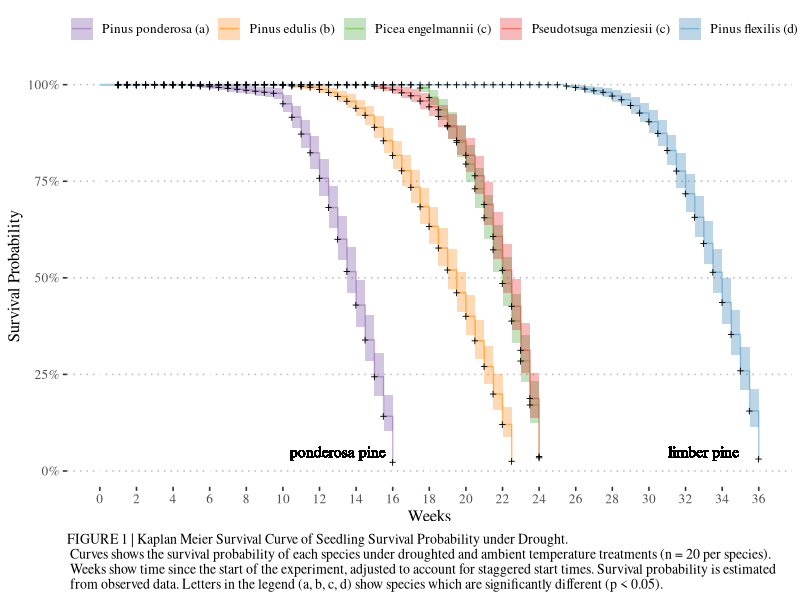
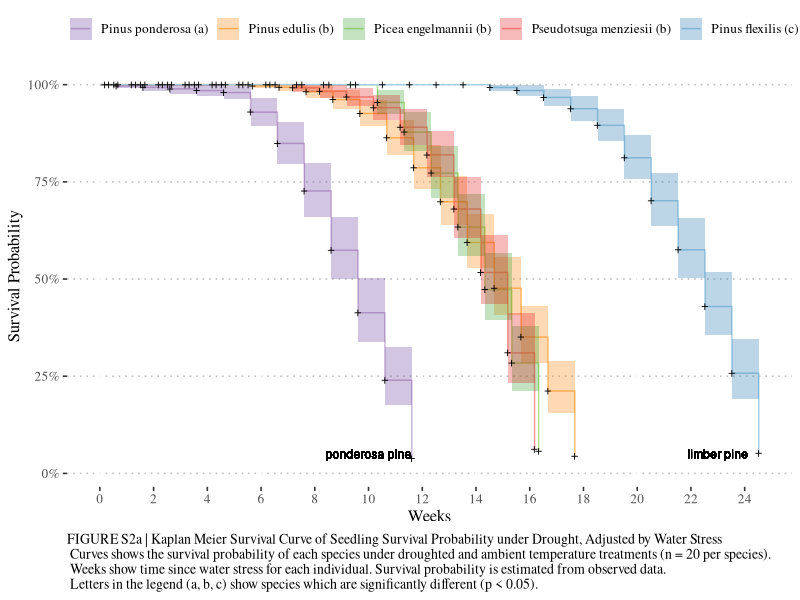
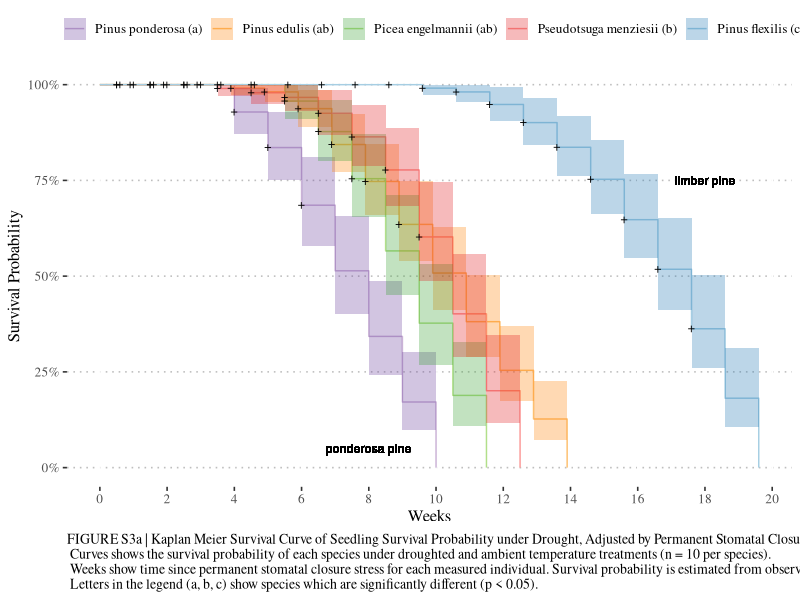
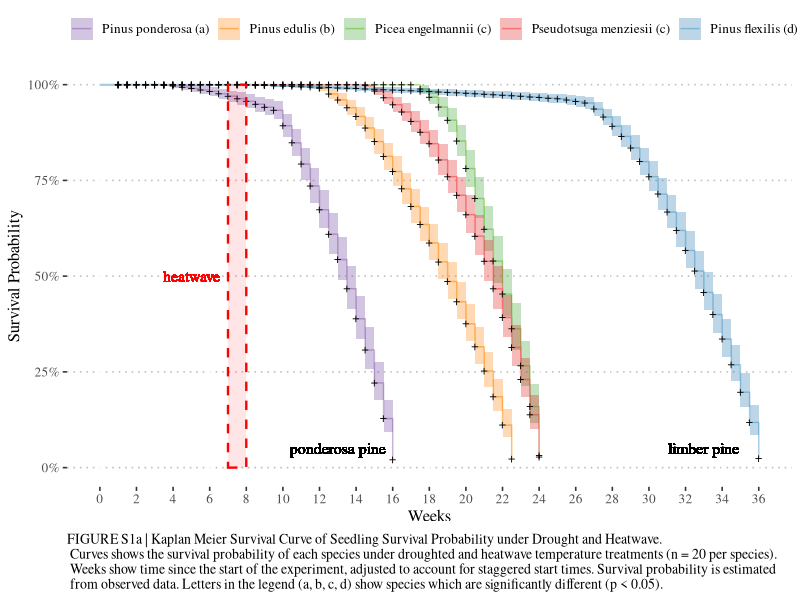
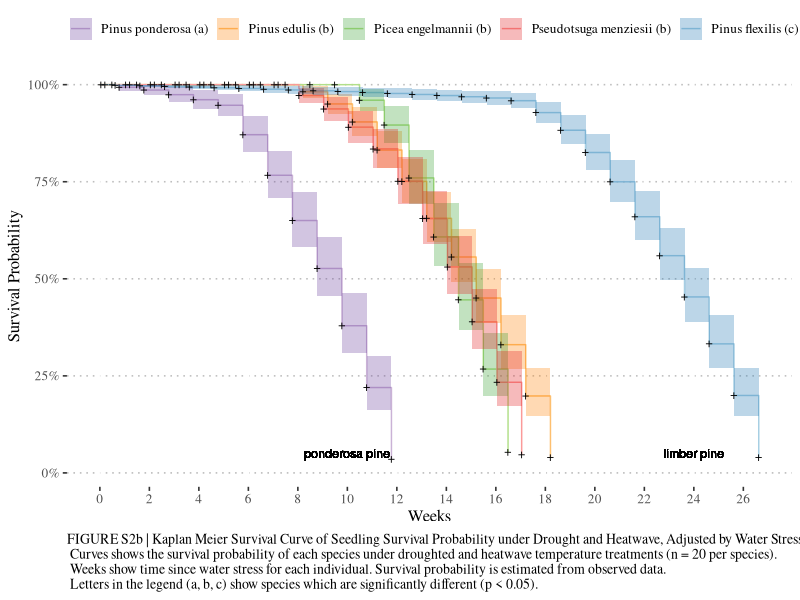
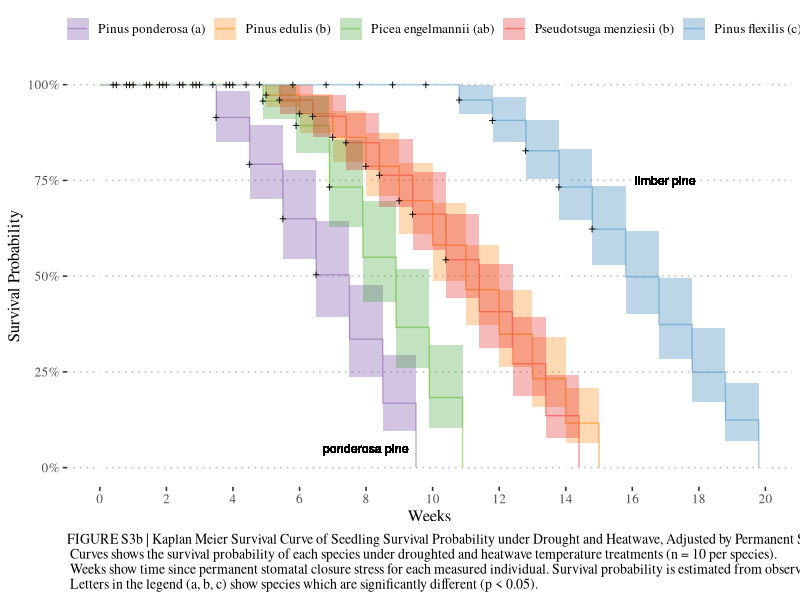
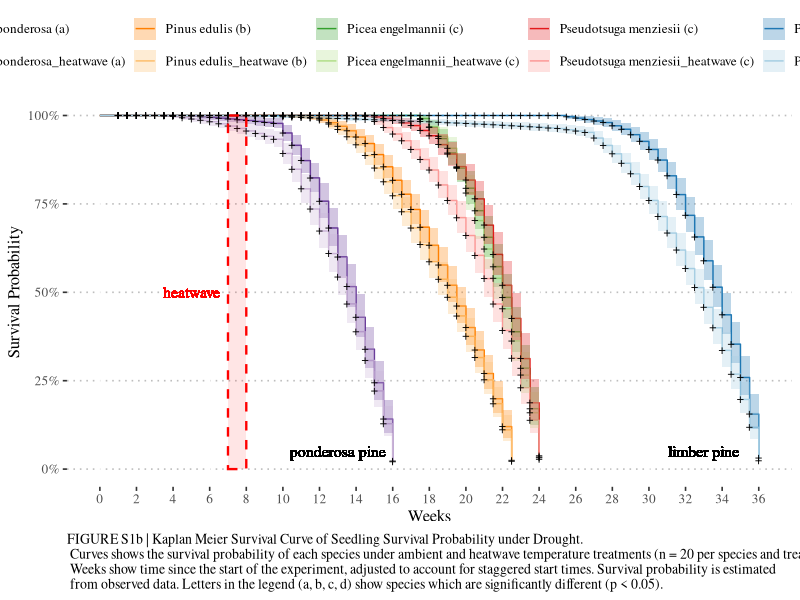
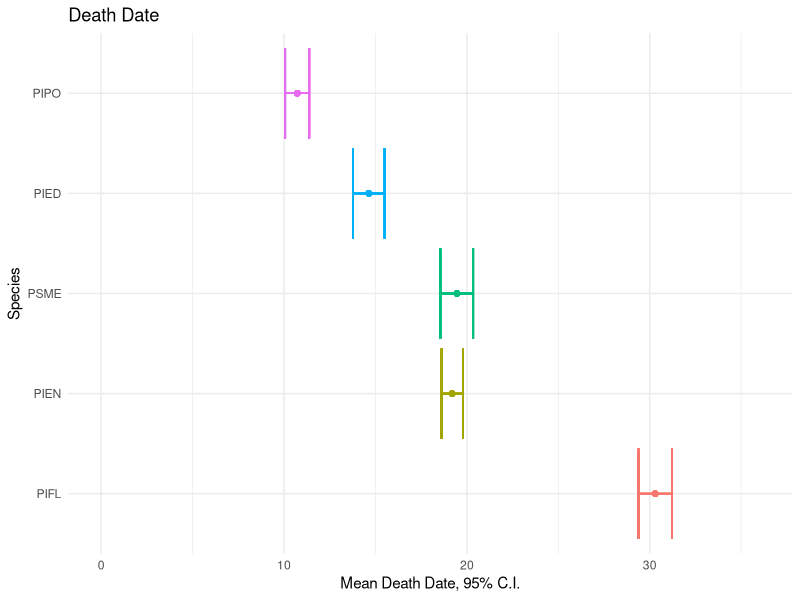

These charts were generated, in order, by the following R code: (Note: this script raises an error after producing the figures.)
#kaplan meier survival curve analysis
#Alexandra Lalor
#allielalor@arizona.edu
#allielalor@gmail.com
#First created: 2022-02-01
#Last updated: 2022-08-27

#load packages
library(tidyverse)
library(survival) # core survival analysis function
library(survminer) # recommended for visualizing survival curves
library(ggplot2)
library(ggfortify)

#read CSVs
Phase1_Data_All <- read_csv("data_analysis/Phase1_Data_All.csv")

#add stress adjustments
Phase1_Data_All <- Phase1_Data_All %>% 
  mutate(WeightAdj = Week - Stress_Week_Avg_Weight,
         PorometerAdj = Week - Stress_Week_Avg_Porometer)

#define custom color scale
myColorsPaired <- c("#6A3D9A", "#CAB2D6", "#FF7F00", "#FDBF6F",  "#33A02C", "#B2DF8A", "#E31A1C", "#FB9A99", "#1F78B4", "#A6CEE3")
myColorsDark <- c("#6A3D9A", "#FF7F00", "#33A02C", "#E31A1C", "#1F78B4")
myColorsLight <- c("#CAB2D6", "#FDBF6F", "#B2DF8A", "#FB9A99", "#A6CEE3")

# names(myColorsPaired) <- levels(Phase1_Data_All_w$Legend)
# names(myColorsDark) <- levels(Phase1_Data_All_w$Legend)
# names(myColorsLight) <- levels(Phase1_Data_All_w$Legend)
# custom_colors <- scale_colour_manual(values = myColorsLight)
# custom_colors_fill <- scale_fill_manual(values = myColorsDark)

################################################################################
# KM curve - Ambient

Phase1_Data_All_amb <- Phase1_Data_All %>%
  mutate(Legend = ScientificName) %>% 
  mutate(Legend = ifelse(Legend == "Pinus ponderosa", "Pinus ponderosa (a)",
                ifelse(Legend == "Pinus edulis", "Pinus edulis (b)",
                       ifelse(Legend == "Picea engelmannii", "Picea engelmannii (c)",
                              ifelse(Legend == "Pseudotsuga menziesii", "Pseudotsuga menziesii (c)", "Pinus flexilis (d)")))))
Phase1_Data_All_amb$Legend <- as.factor(Phase1_Data_All_amb$Legend)
Phase1_Data_All_amb <-
  transform(Phase1_Data_All_amb, Legend = factor(Legend, levels = c("Pinus ponderosa (a)", "Pinus edulis (b)", "Picea engelmannii (c)", "Pseudotsuga menziesii (c)", "Pinus flexilis (d)")))
levels(Phase1_Data_All_amb$Legend)

#filter data
Phase1_Data_All_amb <- Phase1_Data_All_amb %>% 
  filter(Treatment_temp == "Ambient")

#define colors
#names(myColorsPaired) <- levels(Phase1_Data_All_amb$Legend)
names(myColorsDark) <- levels(Phase1_Data_All_amb$Legend)
names(myColorsLight) <- levels(Phase1_Data_All_amb$Legend)
custom_colors <- scale_colour_manual(values = myColorsLight)
custom_colors_fill <- scale_fill_manual(values = myColorsDark)

#Kaplan Meier Survival Curve - combined
km_species_fit <- survfit(Surv(Week, Dead_Count)~Legend, data = Phase1_Data_All_amb)

autoplot(km_species_fit) +
  scale_x_continuous(breaks = seq(0 , 36, by = 2)) +
  xlab("Weeks") +
  ylab("Survival Probability") +
  geom_text(label = "ponderosa pine",
            x = 13, y = 0.05, color = "black", size = 4, family = "serif") +
  geom_text(label = "limber pine",
            x = 33, y = 0.05, color = "black", size = 4, family = "serif") +
  labs(color = "", fill = "",
       caption = "FIGURE 1 | Kaplan Meier Survival Curve of Seedling Survival Probability under Drought. \n Curves shows the survival probability of each species under droughted and ambient temperature treatments (n = 20 per species). \n Weeks show time since the start of the experiment, adjusted to account for staggered start times. Survival probability is estimated \n from observed data. Letters in the legend (a, b, c, d) show species which are significantly different (p < 0.05).") +
  theme_pubclean() +
  custom_colors + 
  custom_colors_fill +
  theme(text = element_text(family = "serif"),
        plot.caption = element_text(hjust = 0,
                                    family = "serif",
                                    #face = "bold",
                                    size = 10))

################################################################################
# KM curve - Ambient Weight

Phase1_Data_All_amb_w <- Phase1_Data_All %>%
  mutate(Legend = ScientificName) %>% 
  mutate(Legend = ifelse(Legend == "Pinus ponderosa", "Pinus ponderosa (a)",
                         ifelse(Legend == "Pinus edulis", "Pinus edulis (b)",
                                ifelse(Legend == "Picea engelmannii", "Picea engelmannii (b)",
                                       ifelse(Legend == "Pseudotsuga menziesii", "Pseudotsuga menziesii (b)", "Pinus flexilis (c)")))))
Phase1_Data_All_amb_w$Legend <- as.factor(Phase1_Data_All_amb_w$Legend)
Phase1_Data_All_amb_w <-
  transform(Phase1_Data_All_amb_w, Legend = factor(Legend, levels = c("Pinus ponderosa (a)", "Pinus edulis (b)", "Picea engelmannii (b)", "Pseudotsuga menziesii (b)", "Pinus flexilis (c)")))
levels(Phase1_Data_All_amb_w$Legend)

#adjustments
Phase1_Data_All_amb_w <- Phase1_Data_All_amb_w %>% 
  filter(WeightAdj > 0)

#filter data
Phase1_Data_All_amb_w <- Phase1_Data_All_amb_w %>% 
  filter(Treatment_temp == "Ambient")

#define colors
#names(myColorsPaired) <- levels(Phase1_Data_All_amb_w$Legend)
names(myColorsDark) <- levels(Phase1_Data_All_amb_w$Legend)
names(myColorsLight) <- levels(Phase1_Data_All_amb_w$Legend)
custom_colors <- scale_colour_manual(values = myColorsLight)
custom_colors_fill <- scale_fill_manual(values = myColorsDark)

#KM curve
km_species_fit_stress_w <- survfit(Surv(WeightAdj, Dead_Count)~Legend, data = Phase1_Data_All_amb_w)


autoplot(km_species_fit_stress_w) +
  scale_x_continuous(breaks = seq(0 , 26, by = 2)) +
  xlab("Weeks") +
  ylab("Survival Probability") +
  geom_text(label = "ponderosa pine",
            x = 10, y = 0.05, color = "black", size = 3) +
  geom_text(label = "limber pine",
            x = 23, y = 0.05, color = "black", size = 3) +
  labs(color = "", fill = "",
       caption = "FIGURE S2a | Kaplan Meier Survival Curve of Seedling Survival Probability under Drought, Adjusted by Water Stress \n Curves shows the survival probability of each species under droughted and ambient temperature treatments (n = 20 per species). \n Weeks show time since water stress for each individual. Survival probability is estimated from observed data. \n Letters in the legend (a, b, c) show species which are significantly different (p < 0.05).") +
  theme_pubclean() +
  custom_colors +
  custom_colors_fill +
  theme(text = element_text(family = "serif"),
        plot.caption = element_text(hjust = 0,
                                    family = "serif",
                                    size = 10))

################################################################################
# KM curve - Ambient Porometer

Phase1_Data_All_amb_p <- Phase1_Data_All %>%
  mutate(Legend = ScientificName) %>% 
  mutate(Legend = ifelse(Legend == "Pinus ponderosa", "Pinus ponderosa (a)",
                         ifelse(Legend == "Pinus edulis", "Pinus edulis (ab)",
                                ifelse(Legend == "Picea engelmannii", "Picea engelmannii (ab)",
                                       ifelse(Legend == "Pseudotsuga menziesii", "Pseudotsuga menziesii (b)", "Pinus flexilis (c)")))))
Phase1_Data_All_amb_p$Legend <- as.factor(Phase1_Data_All_amb_p$Legend)
Phase1_Data_All_amb_p <-
  transform(Phase1_Data_All_amb_p, Legend = factor(Legend, levels = c("Pinus ponderosa (a)", "Pinus edulis (ab)", "Picea engelmannii (ab)", "Pseudotsuga menziesii (b)", "Pinus flexilis (c)")))
levels(Phase1_Data_All_amb_p$Legend)

#adjustments
Phase1_Data_All_amb_p <- Phase1_Data_All_amb_p %>% 
  filter(PorometerAdj > 0)

#filter data
Phase1_Data_All_amb_p <- Phase1_Data_All_amb_p %>% 
  filter(Treatment_temp == "Ambient")

#define colors
#names(myColorsPaired) <- levels(Phase1_Data_All_amb_p$Legend)
names(myColorsDark) <- levels(Phase1_Data_All_amb_p$Legend)
names(myColorsLight) <- levels(Phase1_Data_All_amb_p$Legend)
custom_colors <- scale_colour_manual(values = myColorsLight)
custom_colors_fill <- scale_fill_manual(values = myColorsDark)

#KM curve
km_species_fit_stress_p <- survfit(Surv(PorometerAdj, Dead_Count)~Legend, data = Phase1_Data_All_amb_p)


autoplot(km_species_fit_stress_p) +
  scale_x_continuous(breaks = seq(0 , 20, by = 2)) +
  xlab("Weeks") +
  ylab("Survival Probability") +
  geom_text(label = "ponderosa pine",
            x = 8, y = 0.05, color = "black", size = 3) +
  geom_text(label = "limber pine",
            x = 18, y = 0.75, color = "black", size = 3) +
  labs(color = "", fill = "",
       caption = "FIGURE S3a | Kaplan Meier Survival Curve of Seedling Survival Probability under Drought, Adjusted by Permanent Stomatal Closure Stress \n Curves shows the survival probability of each species under droughted and ambient temperature treatments (n = 10 per species). \n Weeks show time since permanent stomatal closure stress for each measured individual. Survival probability is estimated from observed data. \n Letters in the legend (a, b, c) show species which are significantly different (p < 0.05).") +
  theme_pubclean() +
  custom_colors +
  custom_colors_fill +
  theme(text = element_text(family = "serif"),
        plot.caption = element_text(hjust = 0,
                                    family = "serif",
                                    size = 10))


################################################################################
################################################################################
# KM curve - Heatwave

Phase1_Data_All_hw <- Phase1_Data_All %>%
  mutate(Legend = ScientificName) %>% 
  mutate(Legend = ifelse(Legend == "Pinus ponderosa", "Pinus ponderosa (a)",
                         ifelse(Legend == "Pinus edulis", "Pinus edulis (b)",
                                ifelse(Legend == "Picea engelmannii", "Picea engelmannii (c)",
                                       ifelse(Legend == "Pseudotsuga menziesii", "Pseudotsuga menziesii (c)", "Pinus flexilis (d)")))))
Phase1_Data_All_hw$Legend <- as.factor(Phase1_Data_All_hw$Legend)
Phase1_Data_All_hw <-
  transform(Phase1_Data_All_hw, Legend = factor(Legend, levels = c("Pinus ponderosa (a)", "Pinus edulis (b)", "Picea engelmannii (c)", "Pseudotsuga menziesii (c)", "Pinus flexilis (d)")))
levels(Phase1_Data_All_hw$Legend)

#filter data
Phase1_Data_All_hw <- Phase1_Data_All_hw %>% 
  filter(Treatment_temp == "Ambient_HW")

#define colors
#names(myColorsPaired) <- levels(Phase1_Data_All_hw$Legend)
names(myColorsDark) <- levels(Phase1_Data_All_hw$Legend)
names(myColorsLight) <- levels(Phase1_Data_All_hw$Legend)
custom_colors <- scale_colour_manual(values = myColorsLight)
custom_colors_fill <- scale_fill_manual(values = myColorsDark)

#Kaplan Meier Survival Curve - combined
km_species_fit <- survfit(Surv(Week, Dead_Count)~Legend, data = Phase1_Data_All_hw)

autoplot(km_species_fit) +
  # scale_fill_brewer(palette = "Paired") +
  # scale_color_brewer(palette = "Paired") +
  scale_x_continuous(breaks = seq(0 , 36, by = 2)) +
  annotate("rect",
           xmin = 7, xmax = 8,
           ymin = 0, ymax = 1,
           color = "red",
           fill = "red",
           linetype = "dashed",
           size = 0.8,
           alpha = 0.1) +
  geom_text(label = "heatwave",
            x = 5, y = 0.5, color = "red", size = 4, family = "serif") +
  xlab("Weeks") +
  ylab("Survival Probability") +
  geom_text(label = "ponderosa pine",
            x = 13, y = 0.05, color = "black", size = 4, family = "serif") +
  geom_text(label = "limber pine",
            x = 33, y = 0.05, color = "black", size = 4, family = "serif") +
  labs(color = "", fill = "",
       caption = "FIGURE S1a | Kaplan Meier Survival Curve of Seedling Survival Probability under Drought and Heatwave. \n Curves shows the survival probability of each species under droughted and heatwave temperature treatments (n = 20 per species). \n Weeks show time since the start of the experiment, adjusted to account for staggered start times. Survival probability is estimated \n from observed data. Letters in the legend (a, b, c, d) show species which are significantly different (p < 0.05).") +
  theme_pubclean() +
  custom_colors +
  custom_colors_fill +
  theme(text = element_text(family = "serif"),
        plot.caption = element_text(hjust = 0,
                                    family = "serif",
                                    size = 10))

################################################################################
# KM curve - Heatwave Weight

Phase1_Data_All_hw_w <- Phase1_Data_All %>%
  mutate(Legend = ScientificName) %>% 
  mutate(Legend = ifelse(Legend == "Pinus ponderosa", "Pinus ponderosa (a)",
                         ifelse(Legend == "Pinus edulis", "Pinus edulis (b)",
                                ifelse(Legend == "Picea engelmannii", "Picea engelmannii (b)",
                                       ifelse(Legend == "Pseudotsuga menziesii", "Pseudotsuga menziesii (b)", "Pinus flexilis (c)")))))
Phase1_Data_All_hw_w$Legend <- as.factor(Phase1_Data_All_hw_w$Legend)
Phase1_Data_All_hw_w <-
  transform(Phase1_Data_All_hw_w, Legend = factor(Legend, levels = c("Pinus ponderosa (a)", "Pinus edulis (b)", "Picea engelmannii (b)", "Pseudotsuga menziesii (b)", "Pinus flexilis (c)")))
levels(Phase1_Data_All_hw_w$Legend)

#adjustments
Phase1_Data_All_hw_w <- Phase1_Data_All_hw_w %>% 
  filter(WeightAdj > 0)

#filter data
Phase1_Data_All_hw_w <- Phase1_Data_All_hw_w %>% 
  filter(Treatment_temp == "Ambient_HW")

#define colors
#names(myColorsPaired) <- levels(Phase1_Data_All_hw_w$Legend)
names(myColorsDark) <- levels(Phase1_Data_All_hw_w$Legend)
names(myColorsLight) <- levels(Phase1_Data_All_hw_w$Legend)
custom_colors <- scale_colour_manual(values = myColorsLight)
custom_colors_fill <- scale_fill_manual(values = myColorsDark)

#KM curve
km_species_fit_stress_w <- survfit(Surv(WeightAdj, Dead_Count)~Legend, data = Phase1_Data_All_hw_w)


autoplot(km_species_fit_stress_w) +
  scale_x_continuous(breaks = seq(0 , 26, by = 2)) +
  xlab("Weeks") +
  ylab("Survival Probability") +
  geom_text(label = "ponderosa pine",
            x = 10, y = 0.05, color = "black", size = 3) +
  geom_text(label = "limber pine",
            x = 24, y = 0.05, color = "black", size = 3) +
  labs(color = "", fill = "",
       caption = "FIGURE S2b | Kaplan Meier Survival Curve of Seedling Survival Probability under Drought and Heatwave, Adjusted by Water Stress \n Curves shows the survival probability of each species under droughted and heatwave temperature treatments (n = 20 per species). \n Weeks show time since water stress for each individual. Survival probability is estimated from observed data. \n Letters in the legend (a, b, c) show species which are significantly different (p < 0.05).") +
  theme_pubclean() +
  custom_colors +
  custom_colors_fill +
  theme(text = element_text(family = "serif"),
        plot.caption = element_text(hjust = 0,
                                    family = "serif",
                                    size = 10))

################################################################################
# KM curve - Heatwave Porometer

Phase1_Data_All_hw_p <- Phase1_Data_All %>%
  mutate(Legend = ScientificName) %>% 
  mutate(Legend = ifelse(Legend == "Pinus ponderosa", "Pinus ponderosa (a)",
                         ifelse(Legend == "Pinus edulis", "Pinus edulis (b)",
                                ifelse(Legend == "Picea engelmannii", "Picea engelmannii (ab)",
                                       ifelse(Legend == "Pseudotsuga menziesii", "Pseudotsuga menziesii (b)", "Pinus flexilis (c)")))))
Phase1_Data_All_hw_p$Legend <- as.factor(Phase1_Data_All_hw_p$Legend)
Phase1_Data_All_hw_p <-
  transform(Phase1_Data_All_hw_p, Legend = factor(Legend, levels = c("Pinus ponderosa (a)", "Pinus edulis (b)", "Picea engelmannii (ab)", "Pseudotsuga menziesii (b)", "Pinus flexilis (c)")))
levels(Phase1_Data_All_hw_p$Legend)

#adjustments
Phase1_Data_All_hw_p <- Phase1_Data_All_hw_p %>% 
  filter(PorometerAdj > 0)

#filter data
Phase1_Data_All_hw_p <- Phase1_Data_All_hw_p %>% 
  filter(Treatment_temp == "Ambient_HW")

#define colors
#names(myColorsPaired) <- levels(Phase1_Data_All_hw_p$Legend)
names(myColorsDark) <- levels(Phase1_Data_All_hw_p$Legend)
names(myColorsLight) <- levels(Phase1_Data_All_hw_p$Legend)
custom_colors <- scale_colour_manual(values = myColorsLight)
custom_colors_fill <- scale_fill_manual(values = myColorsDark)

#KM curve
km_species_fit_stress_p <- survfit(Surv(PorometerAdj, Dead_Count)~Legend, data = Phase1_Data_All_hw_p)


autoplot(km_species_fit_stress_p) +
  scale_x_continuous(breaks = seq(0 , 20, by = 2)) +
  xlab("Weeks") +
  ylab("Survival Probability") +
  geom_text(label = "ponderosa pine",
            x = 8, y = 0.05, color = "black", size = 3) +
  geom_text(label = "limber pine",
            x = 17, y = 0.75, color = "black", size = 3) +
  labs(color = "", fill = "",
       caption = "FIGURE S3b | Kaplan Meier Survival Curve of Seedling Survival Probability under Drought and Heatwave, Adjusted by Permanent Stomatal Closure Stress \n Curves shows the survival probability of each species under droughted and heatwave temperature treatments (n = 10 per species). \n Weeks show time since permanent stomatal closure stress for each measured individual. Survival probability is estimated from observed data. \n Letters in the legend (a, b, c) show species which are significantly different (p < 0.05).") +
  theme_pubclean() +
  custom_colors +
  custom_colors_fill +
  theme(text = element_text(family = "serif"),
        plot.caption = element_text(hjust = 0,
                                    family = "serif",
                                    size = 10))

################################################################################
# KM curve - Ambient and Heatwave

Phase1_Data_All_amb_hw <- Phase1_Data_All %>%
  mutate(Legend = Heatwave_graph) %>% 
  mutate(Legend = ifelse(Legend == "Ponderosa Pine", "Pinus ponderosa (a)",
                         ifelse(Legend == "Ponderosa Pine_heatwave", "Pinus ponderosa_heatwave (a)",
                         ifelse(Legend == "Pinyon Pine", "Pinus edulis (b)",
                                ifelse(Legend == "Pinyon Pine_heatwave", "Pinus edulis_heatwave (b)",
                                ifelse(Legend == "Engelman Spruce", "Picea engelmannii (c)",
                                       ifelse(Legend == "Engelman Spruce_heatwave", "Picea engelmannii_heatwave (c)",
                                       ifelse(Legend == "Douglas fir", "Pseudotsuga menziesii (c)",
                                              ifelse(Legend == "Douglas fir_heatwave", "Pseudotsuga menziesii_heatwave (c)",
                                                     ifelse(Legend == "Limber Pine", "Pinus flexilis (d)", "Pinus flexilis_heatwave (d)"))))))))))
Phase1_Data_All_amb_hw$Legend <- as.factor(Phase1_Data_All_amb_hw$Legend)
Phase1_Data_All_amb_hw <-
  transform(Phase1_Data_All_amb_hw, Legend = factor(Legend, levels = c("Pinus ponderosa (a)", "Pinus ponderosa_heatwave (a)",
                                                                       "Pinus edulis (b)", "Pinus edulis_heatwave (b)",
                                                                       "Picea engelmannii (c)", "Picea engelmannii_heatwave (c)", 
                                                                       "Pseudotsuga menziesii (c)", "Pseudotsuga menziesii_heatwave (c)",
                                                                       "Pinus flexilis (d)", "Pinus flexilis_heatwave (d)")))
levels(Phase1_Data_All_amb_hw$Legend)

#define colors
names(myColorsPaired) <- levels(Phase1_Data_All_amb_hw$Legend)
#names(myColorsDark) <- levels(Phase1_Data_All_amb_hw$Legend)
#names(myColorsLight) <- levels(Phase1_Data_All_amb_hw$Legend)
custom_colors <- scale_colour_manual(values = myColorsPaired)
custom_colors_fill <- scale_fill_manual(values = myColorsPaired)

#Kaplan Meier Survival Curve - separated by treatment
km_treatment_fit <- survfit(Surv(Week, Dead_Count)~Legend, data=Phase1_Data_All_amb_hw)
#summary(km_treatment_fit)


autoplot(km_treatment_fit) +
  # scale_fill_brewer(palette = "Paired") +
  # scale_color_brewer(palette = "Paired") +
  scale_x_continuous(breaks = seq(0 , 36, by = 2)) +
  annotate("rect",
           xmin = 7, xmax = 8,
           ymin = 0, ymax = 1,
           color = "red",
           fill = "red",
           linetype = "dashed",
           size = 0.8,
           alpha = 0.1) +
  geom_text(label = "heatwave",
            x = 5, y = 0.5, color = "red", size = 4, family = "serif") +
  xlab("Weeks") +
  ylab("Survival Probability") +
  geom_text(label = "ponderosa pine",
            x = 13, y = 0.05, color = "black", size = 4, family = "serif") +
  geom_text(label = "limber pine",
            x = 33, y = 0.05, color = "black", size = 4, family = "serif") +
  labs(color = "", fill = "",
       caption = "FIGURE S1b | Kaplan Meier Survival Curve of Seedling Survival Probability under Drought. \n Curves shows the survival probability of each species under ambient and heatwave temperature treatments (n = 20 per species and treatment). \n Weeks show time since the start of the experiment, adjusted to account for staggered start times. Survival probability is estimated \n from observed data. Letters in the legend (a, b, c, d) show species which are significantly different (p < 0.05).") +
  theme_pubclean() +
  custom_colors +
  custom_colors_fill +
  theme(text = element_text(family = "serif"),
        plot.caption = element_text(hjust = 0,
                                    family = "serif",
                                    #face = "bold",
                                    size = 10))


#################################################################################
heatwave_summary <- read_csv("data_analysis/heatwave_summary.csv")
heatwave_summary_d <- read_csv("data_analysis/anova_Dead_Week.csv")
heatwave_summary_w <- read_csv("data_analysis/anova_Dead_Week_Weight.csv")
heatwave_summary_p <- read_csv("data_analysis/anova_Dead_Week_Porometer.csv")

heatwave_summary_CI <- heatwave_summary %>% 
  filter(Treatment_temp == "Ambient") %>% 
  select(c("Species", "Treatment_temp", "half_width"))

#merge and factor levels
heatwave_summary_d <- merge(heatwave_summary_d, heatwave_summary_CI, by = "Species")
heatwave_summary_d <- 
  transform(heatwave_summary_d, Species = factor(Species, levels = c("PIFL", "PIEN", "PSME", "PIED", "PIPO")))
heatwave_summary_d <- heatwave_summary_d %>% 
  group_by(Species) %>% 
  summarize(Mean = mean(Ambient, na.rm = T),
            CI_lower_mean = Mean - half_width,
            CI_upper_mean = Mean + half_width)

heatwave_summary_w <- merge(heatwave_summary_w, heatwave_summary_CI, by = "Species")
heatwave_summary_w <- 
  transform(heatwave_summary_w, Species = factor(Species, levels = c("PIFL", "PIEN", "PSME", "PIED", "PIPO")))
heatwave_summary_w <- heatwave_summary_w %>% 
  group_by(Species) %>% 
  summarize(Mean = mean(Ambient, na.rm = T),
            CI_lower_mean = Mean - half_width,
            CI_upper_mean = Mean + half_width)

heatwave_summary_p <- merge(heatwave_summary_p, heatwave_summary_CI, by = "Species")
heatwave_summary_p <- 
  transform(heatwave_summary_p, Species = factor(Species, levels = c("PIFL", "PIEN", "PSME", "PIED", "PIPO")))
heatwave_summary_p <- heatwave_summary_p %>% 
  group_by(Species) %>% 
  summarize(Mean = mean(Ambient, na.rm = T),
            CI_lower_mean = Mean - half_width,
            CI_upper_mean = Mean + half_width)



heatwave_summary_d %>% 
  ggplot(aes(x = Mean,
             y = Species,
             color = Species)) +
  geom_point() +
  xlim(0,36) +
  #scale_x_continuous(breaks = seq(0 , 36, by = 4)) +
  xlab("Mean Death Date, 95% C.I.") +
  ylab("Species") +
  labs(title = "Death Date") +
  geom_errorbar(aes(xmin = CI_lower_mean, 
                    xmax = CI_upper_mean)) +
  theme_minimal() +
  theme(legend.position = "none")

################################################################################

Phase1_Data_Avg <- Phase1_Data %>% 
  #filter(SpeciesID != "PIFL16") %>%
  group_by(Species, Treatment_temp, Treatment_water, Week) %>%
  summarize(Dead_Count = sum(Dead_Count))
Phase1_Data_Avg <- Phase1_Data_Avg %>% 
  mutate(Live_Count = 20 - Dead_Count,
         Survivorship = ((Live_Count/20)*100))

Phase1_Data_Avg %>% 
  filter(Treatment_water == "Drought", !is.na(Dead_Count)) %>% 
  group_by(Species, Treatment_temp) %>% 
  ggplot(aes(x = Week,
             y = Survivorship,
             color = Treatment_temp)) +
  geom_point() +
  geom_line() +
  facet_wrap(~Species) +
  theme_minimal() +
  scale_color_discrete(direction = -1)

Phase1_Data_Avg %>% 
  filter(Treatment_water == "Drought", !is.na(Dead_Count)) %>% 
  group_by(Species, Treatment_temp) %>% 
  ggplot(aes(x = Week,
             y = Survivorship,
             color = Species,
             fill = Treatment_temp)) +
  geom_point() +
  geom_line() +
  #facet_wrap(~Species) +
  theme_minimal() +
  scale_color_discrete(direction = -1)

###################################################################################
#read csv
Phase1_Data_All <- read_csv("data_analysis/Phase1_Data_All.csv")

#factor levels
# Phase1_Data_All <- 
#   transform(Phase1_Data_All, Species = factor(Species, levels = c("PIPO", "PIED", "PSME", "PIEN", "PIFL")))
Phase1_Data_All <- 
  transform(Phase1_Data_All, Species = factor(Species, levels = c("PIFL", "PIEN", "PSME", "PIED", "PIPO")))

Dead_Week <- read_csv("data_analysis/Dead_Week.csv")
Dead_Week_Weight <- read_csv("data_analysis/Dead_Week_Weight.csv")
Dead_Week_Porometer <- read_csv("data_analysis/anova_Dead_Week_Porometer.csv")


#histogram
Dead_Week %>% 
  group_by(Species, Treatment_temp) %>% 
  ggplot(aes(x = Dead_Week,
             fill = Treatment_temp)) +
  geom_histogram(binwidth = 1) +
  scale_fill_discrete(direction = -1) +
  #ylim(0, 12.5) +
  xlim(0, 40) +
  facet_grid(reorder(Species, Dead_Week, mean) ~ Treatment_temp) +
  theme_minimal()


#boxplot
Dead_Week %>% 
  group_by(Species, Treatment_temp) %>% 
  arrange(Dead_Week) %>% 
  #filter(Species == "PIFL") %>% 
  ggplot(aes(x = Dead_Week,
             y = Species,
             fill = Treatment_temp)) +
  geom_boxplot() +
  xlim(0, 40) +
  ylab("Species") +
  xlab("Dead Week") +
  annotate("rect",
           xmin = 7, xmax = 8,
           ymin = 0, ymax = 6,
           color = "red",
           linetype = "dashed",
           size = 0.4,
           fill = "red",
           alpha = 0.3) +
  theme_minimal() +
  scale_fill_discrete(direction = -1)
